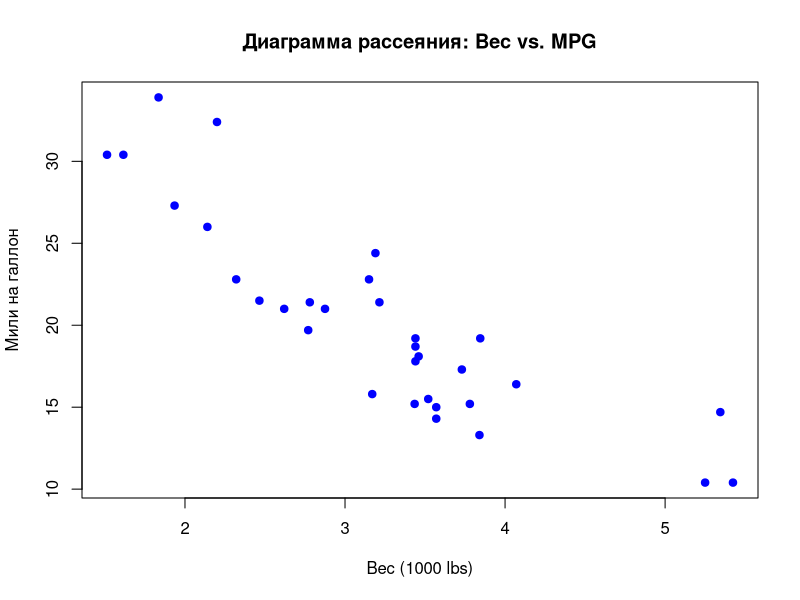
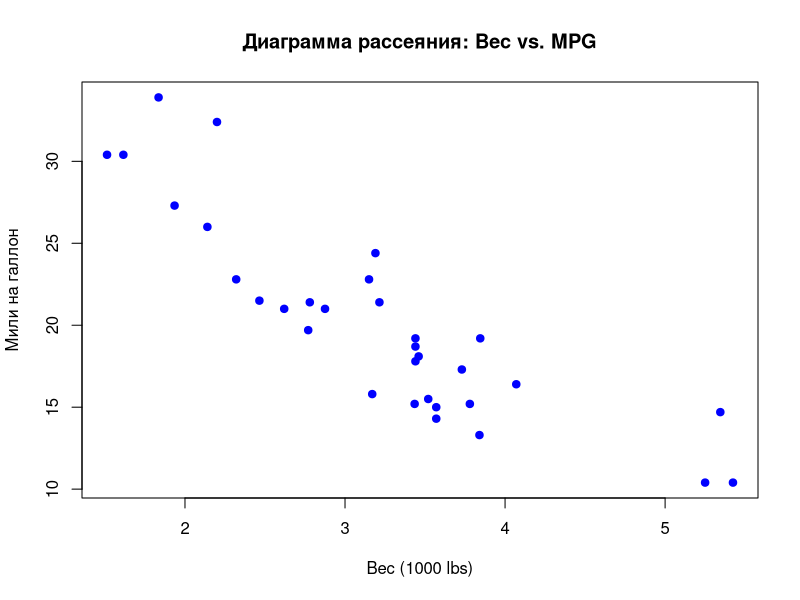

Generate these figures, in order, with R:
# Загрузка необходимых библиотек (необязательно для базовой диаграммы рассеяния)
# library(ggplot2) # Пример для альтернативного способа

# Загрузка данных
data(mtcars)

# Построение диаграммы рассеяния
plot(mtcars$wt, mtcars$mpg,
     main = "Диаграмма рассеяния: Вес vs. MPG",
     xlab = "Вес (1000 lbs)",
     ylab = "Мили на галлон",
     pch = 19, # тип точки
     col = "blue" # цвет точки
)

# Сохранение графика в файл PNG с тем же именем, что и скрипт
png("scatter_plot_20250929_103000.png")
plot(mtcars$wt, mtcars$mpg,
     main = "Диаграмма рассеяния: Вес vs. MPG",
     xlab = "Вес (1000 lbs)",
     ylab = "Мили на галлон",
     pch = 19,
     col = "blue"
)
dev.off() # Закрытие устройства вывода
